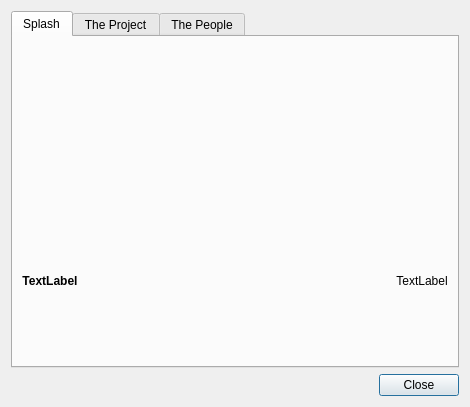
<ui version="4.0" >
 <class>About</class>
 <widget class="QDialog" name="About" >
  <property name="geometry" >
   <rect>
    <x>0</x>
    <y>0</y>
    <width>470</width>
    <height>407</height>
   </rect>
  </property>
  <property name="sizePolicy" >
   <sizepolicy vsizetype="Fixed" hsizetype="Fixed" >
    <horstretch>0</horstretch>
    <verstretch>0</verstretch>
   </sizepolicy>
  </property>
  <property name="windowTitle" >
   <string>About Fontmatrix</string>
  </property>
  <property name="windowIcon" >
   <iconset resource="application.qrc" >
    <normaloff>:/fontmatrix_icon.png</normaloff>:/fontmatrix_icon.png</iconset>
  </property>
  <layout class="QGridLayout" >
   <item row="0" column="0" colspan="2" >
    <widget class="QTabWidget" name="tabWidget" >
     <property name="currentIndex" >
      <number>0</number>
     </property>
     <widget class="QWidget" name="tab_3" >
      <attribute name="title" >
       <string>Splash</string>
      </attribute>
      <layout class="QGridLayout" >
       <item row="0" column="0" colspan="3" >
        <widget class="QLabel" name="label" >
         <property name="text" >
          <string/>
         </property>
         <property name="pixmap" >
          <pixmap resource="application.qrc" >:/fontmatrix_splash.png</pixmap>
         </property>
        </widget>
       </item>
       <item row="1" column="0" >
        <widget class="QLabel" name="versionStringLabel" >
         <property name="font" >
          <font>
           <weight>75</weight>
           <bold>true</bold>
          </font>
         </property>
         <property name="text" >
          <string>TextLabel</string>
         </property>
         <property name="alignment" >
          <set>Qt::AlignCenter</set>
         </property>
        </widget>
       </item>
       <item row="1" column="1" >
        <spacer>
         <property name="orientation" >
          <enum>Qt::Horizontal</enum>
         </property>
         <property name="sizeHint" stdset="0" >
          <size>
           <width>121</width>
           <height>20</height>
          </size>
         </property>
        </spacer>
       </item>
       <item row="1" column="2" >
        <widget class="QLabel" name="fontsCountLabel" >
         <property name="font" >
          <font>
           <pointsize>9</pointsize>
          </font>
         </property>
         <property name="text" >
          <string>TextLabel</string>
         </property>
         <property name="alignment" >
          <set>Qt::AlignCenter</set>
         </property>
        </widget>
       </item>
      </layout>
     </widget>
     <widget class="QWidget" name="tab" >
      <attribute name="title" >
       <string>The Project</string>
      </attribute>
      <layout class="QGridLayout" >
       <item row="0" column="0" >
        <widget class="QTextBrowser" name="theText" >
         <property name="sizePolicy" >
          <sizepolicy vsizetype="Expanding" hsizetype="Expanding" >
           <horstretch>0</horstretch>
           <verstretch>0</verstretch>
          </sizepolicy>
         </property>
         <property name="focusPolicy" >
          <enum>Qt::NoFocus</enum>
         </property>
         <property name="acceptDrops" >
          <bool>false</bool>
         </property>
         <property name="frameShape" >
          <enum>QFrame::Panel</enum>
         </property>
         <property name="frameShadow" >
          <enum>QFrame::Plain</enum>
         </property>
         <property name="openExternalLinks" >
          <bool>true</bool>
         </property>
        </widget>
       </item>
      </layout>
     </widget>
     <widget class="QWidget" name="tab_2" >
      <attribute name="title" >
       <string>The People</string>
      </attribute>
      <layout class="QGridLayout" >
       <item row="0" column="0" >
        <widget class="QTextBrowser" name="theText_2" >
         <property name="sizePolicy" >
          <sizepolicy vsizetype="Expanding" hsizetype="Expanding" >
           <horstretch>0</horstretch>
           <verstretch>0</verstretch>
          </sizepolicy>
         </property>
         <property name="focusPolicy" >
          <enum>Qt::NoFocus</enum>
         </property>
         <property name="acceptDrops" >
          <bool>false</bool>
         </property>
         <property name="frameShape" >
          <enum>QFrame::Panel</enum>
         </property>
         <property name="frameShadow" >
          <enum>QFrame::Plain</enum>
         </property>
         <property name="openExternalLinks" >
          <bool>true</bool>
         </property>
        </widget>
       </item>
      </layout>
     </widget>
    </widget>
   </item>
   <item row="1" column="0" >
    <spacer>
     <property name="orientation" >
      <enum>Qt::Horizontal</enum>
     </property>
     <property name="sizeHint" stdset="0" >
      <size>
       <width>361</width>
       <height>20</height>
      </size>
     </property>
    </spacer>
   </item>
   <item row="1" column="1" >
    <widget class="QPushButton" name="closeButton" >
     <property name="text" >
      <string>Close</string>
     </property>
    </widget>
   </item>
  </layout>
 </widget>
 <resources>
  <include location="application.qrc" />
 </resources>
 <connections>
  <connection>
   <sender>closeButton</sender>
   <signal>clicked()</signal>
   <receiver>About</receiver>
   <slot>close()</slot>
   <hints>
    <hint type="sourcelabel" >
     <x>610</x>
     <y>571</y>
    </hint>
    <hint type="destinationlabel" >
     <x>488</x>
     <y>587</y>
    </hint>
   </hints>
  </connection>
 </connections>
</ui>
